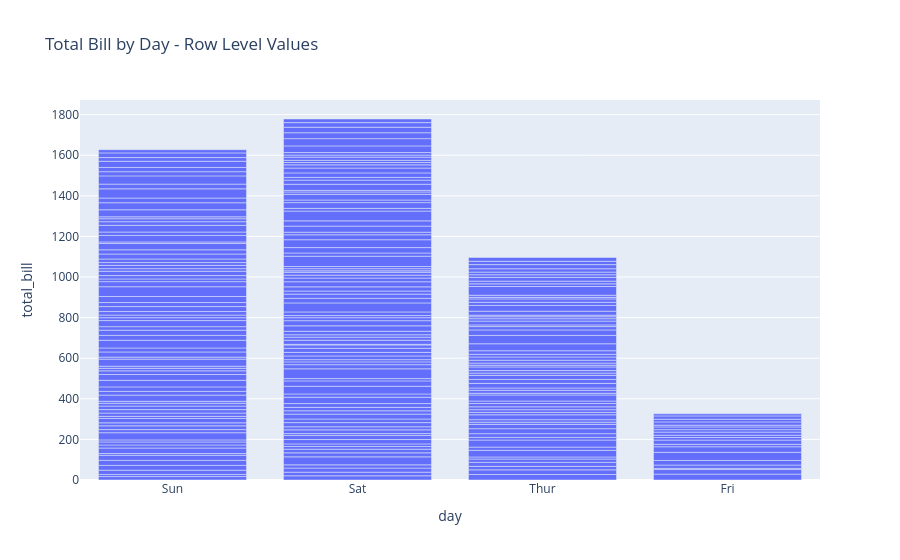

Notebook source saved alongside this figure:
### Markdown cell above
## 10. Bar Chart Without Aggregation

### Request
Create a bar chart with `day` on the x-axis and `total_bill` on the y-axis.

### Explanation
Important: `px.bar()` does **not automatically calculate the mean**.
It plots row-level values. If many rows have the same day, Plotly stacks/overlays many values.

### Code cell
fig = px.bar(
    data_frame=df,
    x="day",
    y="total_bill",
    title="Total Bill by Day - Row Level Values"
)

fig.show()

### Figure 1 — Plotly figure (JSON) as saved in the notebook; plotly's stock layout.template omitted (floating-point values rounded to 4 significant figures; data arrays with more than 128 entries replaced by an {"elided": "..."} marker saying what was removed)
{"data": [{"hovertemplate": "day=%{x}<br>total_bill=%{y}<extra></extra>", "legendgroup": "", "marker": {"color": "#636efa", "pattern": {"shape": ""}}, "name": "", "orientation": "v", "showlegend": false, "textposition": "auto", "x": {"elided": "244 str values"}, "xaxis": "x", "y": {"elided": "244 float values"}, "yaxis": "y", "type": "bar"}], "layout": {"xaxis": {"anchor": "y", "domain": [0.0, 1.0], "title": {"text": "day"}}, "yaxis": {"anchor": "x", "domain": [0.0, 1.0], "title": {"text": "total_bill"}}, "legend": {"tracegroupgap": 0}, "title": {"text": "Total Bill by Day - Row Level Values"}, "barmode": "relative"}}
